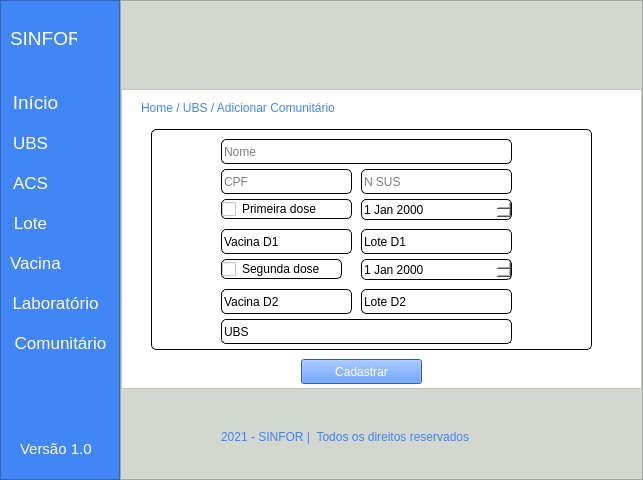
<?xml version="1.0" encoding="UTF-8"?>
<ui version="4.0">
 <class>MainWindow</class>
 <widget class="QMainWindow" name="MainWindow">
  <property name="geometry">
   <rect>
    <x>0</x>
    <y>0</y>
    <width>643</width>
    <height>480</height>
   </rect>
  </property>
  <property name="windowTitle">
   <string>MainWindow</string>
  </property>
  <property name="styleSheet">
   <string notr="true">background-color: rgb(211, 215, 207);</string>
  </property>
  <widget class="QWidget" name="centralwidget">
   <layout class="QHBoxLayout" name="horizontalLayout">
    <property name="spacing">
     <number>0</number>
    </property>
    <property name="leftMargin">
     <number>0</number>
    </property>
    <property name="topMargin">
     <number>0</number>
    </property>
    <property name="rightMargin">
     <number>0</number>
    </property>
    <property name="bottomMargin">
     <number>0</number>
    </property>
    <item>
     <widget class="QFrame" name="frame">
      <property name="maximumSize">
       <size>
        <width>120</width>
        <height>16777215</height>
       </size>
      </property>
      <property name="styleSheet">
       <string notr="true">background-color: #4285f4;</string>
      </property>
      <property name="frameShape">
       <enum>QFrame::StyledPanel</enum>
      </property>
      <property name="frameShadow">
       <enum>QFrame::Raised</enum>
      </property>
      <widget class="QLabel" name="label">
       <property name="geometry">
        <rect>
         <x>10</x>
         <y>30</y>
         <width>67</width>
         <height>17</height>
        </rect>
       </property>
       <property name="font">
        <font>
         <pointsize>14</pointsize>
        </font>
       </property>
       <property name="styleSheet">
        <string notr="true">color: rgb(255, 255, 255);</string>
       </property>
       <property name="text">
        <string>SINFOR</string>
       </property>
      </widget>
      <widget class="QLabel" name="label_9">
       <property name="geometry">
        <rect>
         <x>20</x>
         <y>440</y>
         <width>71</width>
         <height>17</height>
        </rect>
       </property>
       <property name="font">
        <font>
         <pointsize>11</pointsize>
        </font>
       </property>
       <property name="styleSheet">
        <string notr="true">color: rgb(255, 255, 255);</string>
       </property>
       <property name="text">
        <string>Versão 1.0</string>
       </property>
      </widget>
      <widget class="QPushButton" name="btn_laboratorio">
       <property name="geometry">
        <rect>
         <x>10</x>
         <y>290</y>
         <width>91</width>
         <height>25</height>
        </rect>
       </property>
       <property name="font">
        <font>
         <pointsize>13</pointsize>
        </font>
       </property>
       <property name="cursor">
        <cursorShape>PointingHandCursor</cursorShape>
       </property>
       <property name="styleSheet">
        <string notr="true">border:none;
color: #fff;</string>
       </property>
       <property name="text">
        <string>Laboratório</string>
       </property>
      </widget>
      <widget class="QPushButton" name="btn_lote">
       <property name="geometry">
        <rect>
         <x>10</x>
         <y>210</y>
         <width>41</width>
         <height>25</height>
        </rect>
       </property>
       <property name="font">
        <font>
         <pointsize>13</pointsize>
        </font>
       </property>
       <property name="cursor">
        <cursorShape>PointingHandCursor</cursorShape>
       </property>
       <property name="styleSheet">
        <string notr="true">border:none;
color: #fff;</string>
       </property>
       <property name="text">
        <string>Lote</string>
       </property>
      </widget>
      <widget class="QPushButton" name="btn_acs">
       <property name="geometry">
        <rect>
         <x>10</x>
         <y>170</y>
         <width>41</width>
         <height>25</height>
        </rect>
       </property>
       <property name="font">
        <font>
         <pointsize>13</pointsize>
        </font>
       </property>
       <property name="cursor">
        <cursorShape>PointingHandCursor</cursorShape>
       </property>
       <property name="layoutDirection">
        <enum>Qt::LeftToRight</enum>
       </property>
       <property name="styleSheet">
        <string notr="true">border:none;
color: #fff;</string>
       </property>
       <property name="text">
        <string>ACS</string>
       </property>
       <property name="checkable">
        <bool>false</bool>
       </property>
      </widget>
      <widget class="QPushButton" name="btn_ubs">
       <property name="geometry">
        <rect>
         <x>10</x>
         <y>130</y>
         <width>41</width>
         <height>25</height>
        </rect>
       </property>
       <property name="font">
        <font>
         <pointsize>13</pointsize>
        </font>
       </property>
       <property name="cursor">
        <cursorShape>PointingHandCursor</cursorShape>
       </property>
       <property name="styleSheet">
        <string notr="true">border:none;
color: #fff;</string>
       </property>
       <property name="text">
        <string>UBS</string>
       </property>
      </widget>
      <widget class="QPushButton" name="btn_vacina">
       <property name="geometry">
        <rect>
         <x>10</x>
         <y>250</y>
         <width>51</width>
         <height>25</height>
        </rect>
       </property>
       <property name="font">
        <font>
         <pointsize>13</pointsize>
        </font>
       </property>
       <property name="cursor">
        <cursorShape>PointingHandCursor</cursorShape>
       </property>
       <property name="styleSheet">
        <string notr="true">border:none;
color: #fff;</string>
       </property>
       <property name="text">
        <string>Vacina</string>
       </property>
      </widget>
      <widget class="QPushButton" name="btn_inicio">
       <property name="geometry">
        <rect>
         <x>10</x>
         <y>90</y>
         <width>51</width>
         <height>25</height>
        </rect>
       </property>
       <property name="font">
        <font>
         <pointsize>14</pointsize>
        </font>
       </property>
       <property name="cursor">
        <cursorShape>PointingHandCursor</cursorShape>
       </property>
       <property name="styleSheet">
        <string notr="true">border:none;
color: #fff;</string>
       </property>
       <property name="text">
        <string>Início</string>
       </property>
      </widget>
      <widget class="QPushButton" name="btn_comunitario">
       <property name="geometry">
        <rect>
         <x>10</x>
         <y>330</y>
         <width>101</width>
         <height>25</height>
        </rect>
       </property>
       <property name="font">
        <font>
         <pointsize>13</pointsize>
        </font>
       </property>
       <property name="cursor">
        <cursorShape>PointingHandCursor</cursorShape>
       </property>
       <property name="styleSheet">
        <string notr="true">border:none;
color: #fff;</string>
       </property>
       <property name="text">
        <string>Comunitário</string>
       </property>
      </widget>
     </widget>
    </item>
    <item>
     <widget class="QFrame" name="frame_2">
      <property name="frameShape">
       <enum>QFrame::StyledPanel</enum>
      </property>
      <property name="frameShadow">
       <enum>QFrame::Raised</enum>
      </property>
      <layout class="QVBoxLayout" name="verticalLayout">
       <property name="spacing">
        <number>0</number>
       </property>
       <property name="leftMargin">
        <number>0</number>
       </property>
       <property name="topMargin">
        <number>0</number>
       </property>
       <property name="rightMargin">
        <number>0</number>
       </property>
       <property name="bottomMargin">
        <number>0</number>
       </property>
       <item>
        <widget class="QFrame" name="frame_3">
         <property name="maximumSize">
          <size>
           <width>16777215</width>
           <height>70</height>
          </size>
         </property>
         <property name="styleSheet">
          <string notr="true">background-color: rgb(211, 215, 207);</string>
         </property>
         <property name="frameShape">
          <enum>QFrame::NoFrame</enum>
         </property>
         <property name="frameShadow">
          <enum>QFrame::Raised</enum>
         </property>
         <property name="lineWidth">
          <number>1</number>
         </property>
        </widget>
       </item>
       <item>
        <widget class="QFrame" name="frame_4">
         <property name="maximumSize">
          <size>
           <width>16777215</width>
           <height>300</height>
          </size>
         </property>
         <property name="styleSheet">
          <string notr="true">background-color: rgb(255, 255, 255);</string>
         </property>
         <property name="frameShape">
          <enum>QFrame::StyledPanel</enum>
         </property>
         <property name="frameShadow">
          <enum>QFrame::Raised</enum>
         </property>
         <widget class="QLabel" name="label_11">
          <property name="geometry">
           <rect>
            <x>20</x>
            <y>10</y>
            <width>251</width>
            <height>17</height>
           </rect>
          </property>
          <property name="styleSheet">
           <string notr="true">color: #4285f4;</string>
          </property>
          <property name="text">
           <string>Home / UBS / Adicionar Comunitário</string>
          </property>
         </widget>
         <widget class="QFrame" name="frame_6">
          <property name="geometry">
           <rect>
            <x>30</x>
            <y>40</y>
            <width>441</width>
            <height>221</height>
           </rect>
          </property>
          <property name="styleSheet">
           <string notr="true">border: 1px solid #000;
border-radius: 5px;</string>
          </property>
          <property name="frameShape">
           <enum>QFrame::StyledPanel</enum>
          </property>
          <property name="frameShadow">
           <enum>QFrame::Raised</enum>
          </property>
          <widget class="QLineEdit" name="nome">
           <property name="geometry">
            <rect>
             <x>70</x>
             <y>10</y>
             <width>291</width>
             <height>25</height>
            </rect>
           </property>
           <property name="placeholderText">
            <string>Nome</string>
           </property>
          </widget>
          <widget class="QLineEdit" name="n_sus">
           <property name="geometry">
            <rect>
             <x>210</x>
             <y>40</y>
             <width>151</width>
             <height>25</height>
            </rect>
           </property>
           <property name="text">
            <string/>
           </property>
           <property name="placeholderText">
            <string>N SUS</string>
           </property>
          </widget>
          <widget class="QLineEdit" name="cpf">
           <property name="geometry">
            <rect>
             <x>70</x>
             <y>40</y>
             <width>131</width>
             <height>25</height>
            </rect>
           </property>
           <property name="placeholderText">
            <string>CPF</string>
           </property>
          </widget>
          <widget class="QCheckBox" name="dose_1">
           <property name="geometry">
            <rect>
             <x>70</x>
             <y>70</y>
             <width>131</width>
             <height>20</height>
            </rect>
           </property>
           <property name="text">
            <string>Primeira dose</string>
           </property>
          </widget>
          <widget class="QCheckBox" name="dose_2">
           <property name="geometry">
            <rect>
             <x>70</x>
             <y>130</y>
             <width>121</width>
             <height>20</height>
            </rect>
           </property>
           <property name="text">
            <string>Segunda dose</string>
           </property>
          </widget>
          <widget class="QDateEdit" name="data_1">
           <property name="geometry">
            <rect>
             <x>210</x>
             <y>70</y>
             <width>151</width>
             <height>21</height>
            </rect>
           </property>
           <property name="specialValueText">
            <string/>
           </property>
          </widget>
          <widget class="QDateEdit" name="data_2">
           <property name="geometry">
            <rect>
             <x>210</x>
             <y>130</y>
             <width>151</width>
             <height>21</height>
            </rect>
           </property>
           <property name="specialValueText">
            <string/>
           </property>
          </widget>
          <widget class="QLineEdit" name="vacina_d1">
           <property name="geometry">
            <rect>
             <x>70</x>
             <y>100</y>
             <width>131</width>
             <height>25</height>
            </rect>
           </property>
           <property name="text">
            <string>Vacina D1</string>
           </property>
           <property name="placeholderText">
            <string>CPF</string>
           </property>
          </widget>
          <widget class="QLineEdit" name="lote_d1">
           <property name="geometry">
            <rect>
             <x>210</x>
             <y>100</y>
             <width>151</width>
             <height>25</height>
            </rect>
           </property>
           <property name="text">
            <string>Lote D1</string>
           </property>
           <property name="placeholderText">
            <string>CPF</string>
           </property>
          </widget>
          <widget class="QLineEdit" name="vacina_d2">
           <property name="geometry">
            <rect>
             <x>70</x>
             <y>160</y>
             <width>131</width>
             <height>25</height>
            </rect>
           </property>
           <property name="text">
            <string>Vacina D2</string>
           </property>
           <property name="placeholderText">
            <string>CPF</string>
           </property>
          </widget>
          <widget class="QLineEdit" name="lote_2">
           <property name="geometry">
            <rect>
             <x>210</x>
             <y>160</y>
             <width>151</width>
             <height>25</height>
            </rect>
           </property>
           <property name="text">
            <string>Lote D2</string>
           </property>
           <property name="placeholderText">
            <string>CPF</string>
           </property>
          </widget>
          <widget class="QLineEdit" name="ubs">
           <property name="geometry">
            <rect>
             <x>70</x>
             <y>190</y>
             <width>291</width>
             <height>25</height>
            </rect>
           </property>
           <property name="text">
            <string>UBS</string>
           </property>
           <property name="placeholderText">
            <string>Nome</string>
           </property>
          </widget>
         </widget>
         <widget class="QPushButton" name="btn_cadastrar">
          <property name="geometry">
           <rect>
            <x>180</x>
            <y>270</y>
            <width>121</width>
            <height>25</height>
           </rect>
          </property>
          <property name="cursor">
           <cursorShape>PointingHandCursor</cursorShape>
          </property>
          <property name="styleSheet">
           <string notr="true">background-color: #4285F4;
color: #FFF;</string>
          </property>
          <property name="text">
           <string>Cadastrar</string>
          </property>
         </widget>
        </widget>
       </item>
       <item>
        <widget class="QFrame" name="frame_5">
         <property name="maximumSize">
          <size>
           <width>16777215</width>
           <height>70</height>
          </size>
         </property>
         <property name="frameShape">
          <enum>QFrame::NoFrame</enum>
         </property>
         <property name="frameShadow">
          <enum>QFrame::Raised</enum>
         </property>
         <widget class="QLabel" name="label_10">
          <property name="geometry">
           <rect>
            <x>100</x>
            <y>30</y>
            <width>311</width>
            <height>17</height>
           </rect>
          </property>
          <property name="styleSheet">
           <string notr="true">color: #4285f4;</string>
          </property>
          <property name="text">
           <string>2021 - SINFOR |  Todos os direitos reservados</string>
          </property>
         </widget>
        </widget>
       </item>
      </layout>
     </widget>
    </item>
   </layout>
  </widget>
 </widget>
 <resources/>
 <connections/>
</ui>
